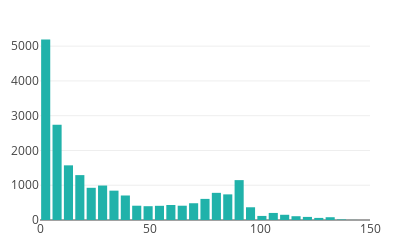

Source (notebook cell):
### Code cell
plotly_barchart(centers, counters)

### Figure 1 — Plotly figure (JSON) as saved in the notebook; plotly's stock layout.template omitted (floating-point values rounded to 4 significant figures)
{"data": [{"marker": {"color": "lightseagreen"}, "type": "bar", "uid": "8062a0cc-f253-11e8-9d1d-3c15c2cf2370", "x": [2.586, 7.759, 12.93, 18.1, 23.28, 28.45, 33.62, 38.79, 43.97, 49.14, 54.31, 59.48, 64.66, 69.83, 75, 80.17, 85.34, 90.52, 95.69, 100.9, 106.0, 111.2, 116.4, 121.6, 126.7, 131.9, 137.1, 142.2, 147.4], "y": [5191, 2737, 1572, 1291, 926, 991, 844, 705, 411, 397, 408, 432, 411, 482, 607, 781, 737, 1147, 366, 117, 203, 150, 109, 89, 60, 80, 16, 2, 0]}], "layout": {"height": 250, "margin": {"b": 30, "l": 40, "r": 30, "t": 30}, "width": 400}}
